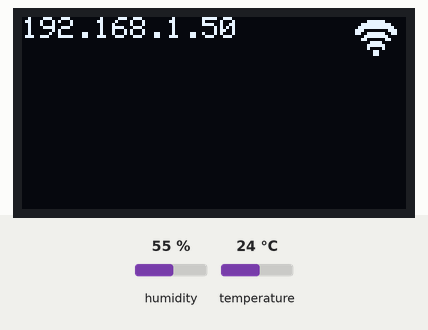
A sketch run on a simulated ESP8266 (NodeMCU). On the bench: 128×64 one-colour display. Inputs (shaded band) come from the test bench; at power-on: humidity 55 %, temperature 24 °C. WiFi joins after 1.5 s; servers stay silent unless stated; the display library's start-up logo is not drawn; what the sketch prints to the serial monitor is not drawn.

Above: at 2.7 s.
2.8 s: humidity set to 22 %
At 13.7 s:
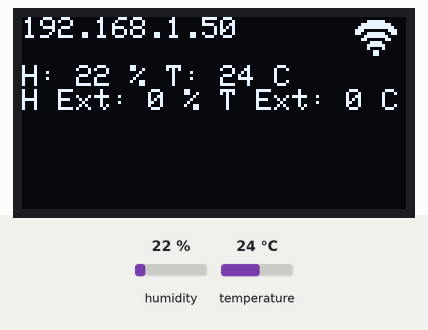
19.3 s: temperature set to 12 °C
At 25.1 s:
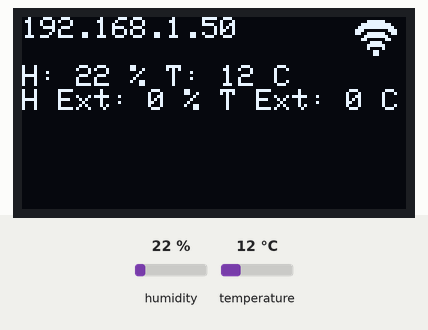
35.8 s: humidity set to 40 %
At 46.6 s:
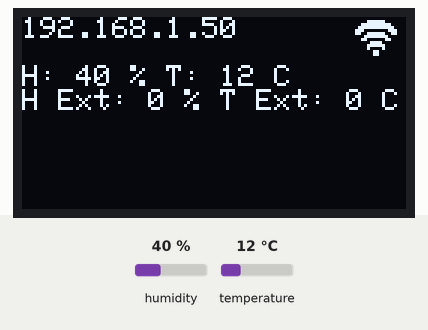
52.3 s: temperature set to 19 °C
Timing chart, 0 to 55.3 s (numbered marks = the images above; inputs shaded):
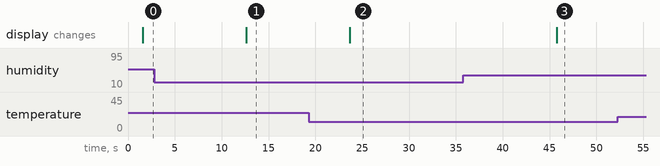

Measured:
- after the input at 2.8 s, the display: changes after 9.8 s (image 1)
- after the input at 19.3 s, the display: changes after 4.4 s (image 2)
- after the input at 35.8 s, the display: changes after 10.0 s (image 3)

The sketch:

StationMeteo_ESP8266_Cayenne.ino
```cpp
#include <ESP8266HTTPClient.h>

#include <ArduinoJson.h>

#define CAYENNE_PRINT Serial
#include <CayenneMQTTESP8266.h>

#include <ESP8266WiFi.h>
#include <ESP8266WiFiMulti.h>
#include <ESP8266HTTPClient.h>
#include <ESP8266WebServer.h>
#include <ESP8266mDNS.h>
#include <SPI.h>
#include <Wire.h>
#include <Adafruit_GFX.h>
#include <Adafruit_SSD1306.h>
#include "DHT.h"
#define OLED_RESET LED_BUILTIN  //

#define DHTPIN 14     // what digital pin we're connected to
#define VIRTUAL_CHANNEL_TEMPER 1
#define VIRTUAL_CHANNEL_HUMID 2
// Uncomment whatever type you're using!
#define DHTTYPE DHT11   // DHT 11
Adafruit_SSD1306 display(OLED_RESET);

#if (SSD1306_LCDHEIGHT != 64)
#error("Height incorrect, please fix Adafruit_SSD1306.h!");
#endif
const char* ssid = "NOURHOUSE";
const char* password = "";

const char cy_username[] = "7aa0e9a0-1bfa-11e8-9f38-9fae3d42ebf0";
const char cy_password[] = "80559e8bb8325d8f08e2fd182685a89339624357";
const char cy_clientID[] = "bb91d230-1bfa-11e8-96c3-51e4789cd606";

String server = "api.openweathermap.org";
String apiKey = "3d07cfe914e2335a8f87ea4135975607";
String location = "TOURS,FR";
String currentWeather = "GET /data/2.5/weather?";

unsigned char wifi1_icon16x16[] =
{
  0b00000000, 0b00000000, //
  0b00000111, 0b11100000, //      ######
  0b00011111, 0b11111000, //    ##########
  0b00111111, 0b11111100, //   ############
  0b01110000, 0b00001110, //  ###        ###
  0b01100111, 0b11100110, //  ##  ######  ##
  0b00001111, 0b11110000, //     ########
  0b00011000, 0b00011000, //    ##      ##
  0b00000011, 0b11000000, //       ####
  0b00000111, 0b11100000, //      ######
  0b00000100, 0b00100000, //      #    #
  0b00000001, 0b10000000, //        ##
  0b00000001, 0b10000000, //        ##
  0b00000000, 0b00000000, //
  0b00000000, 0b00000000, //
  0b00000000, 0b00000000, //
};

//const int led = 13;


// Connect pin 1 (on the left) of the sensor to +5V
// NOTE: If using a board with 3.3V logic like an Arduino Due connect pin 1
// to 3.3V instead of 5V!
// Connect pin 2 of the sensor to whatever your DHTPIN is
// Connect pin 4 (on the right) of the sensor to GROUND
// Connect a 10K resistor from pin 2 (data) to pin 1 (power) of the sensor

// Initialize DHT sensor.
// Note that older versions of this library took an optional third parameter to
// tweak the timings for faster processors.  This parameter is no longer needed
// as the current DHT reading algorithm adjusts itself to work on faster procs.
DHT dht(DHTPIN, DHTTYPE);
WiFiClient client;

void setup(void){
  display.begin(SSD1306_SWITCHCAPVCC, 0x3C);
  display.display();
  display.clearDisplay();
  display.setTextSize(1);
  display.setTextColor(WHITE);
  display.setCursor(0,0);
  Serial.begin(115200);
 // WiFi.mode(WIFI_STA);
  WiFi.begin(ssid, password);
  Serial.println("");
  dht.begin();

  // Wait for connection
  while (WiFi.status() != WL_CONNECTED) {
    delay(500);
    Serial.print(".");
  }
  Serial.println("");
  Serial.print("Connected to ");
  Serial.println(ssid);
  //display.print("Connected to ");
  //display.println(ssid);
  Serial.print("IP address: ");
  Serial.println(WiFi.localIP());
   drawWifiIcon();
  display.println(WiFi.localIP());

  if (MDNS.begin("esp8266")) {
    Serial.println("MDNS responder started");
  }


  Serial.println("HTTP server started");
  display.display();
  Cayenne.begin(cy_username, cy_password, cy_clientID, ssid, password);
  Serial.println("Cayenne Connection established");
}
int i=0;
float h, t, hExt, tExt;
void loop(void){
  Cayenne.loop();
   // Wait a few seconds between measurements.
  delay(10000);
  // Reading temperature or humidity takes about 250 milliseconds!
  // Sensor readings may also be up to 2 seconds 'old' (its a very slow sensor)
  h = dht.readHumidity();
  // Read temperature as Celsius (the default)
  t = dht.readTemperature();
  if(i==0){
    //getWeather();
  }
  i++;
  if(i==1000){
    i=0;
  }
  display.clearDisplay();
  display.setCursor(0,0);
  drawWifiIcon();
  display.println(WiFi.localIP());
  display.println();
  display.print("H: ");
  display.print((int)h);
  display.print(" % ");
  display.print("T: ");
  display.print((int)t);
  display.println(" C");
   display.print("H Ext: ");
  display.print((int)hExt);
  display.print(" % ");
  display.print("T Ext: ");
  display.print((int)tExt);
  display.println(" C");
  display.display();
 Cayenne.celsiusWrite(VIRTUAL_CHANNEL_TEMPER, t);
 Cayenne.luxWrite(VIRTUAL_CHANNEL_HUMID, h);

}

void drawWifiIcon(){
   display.drawBitmap(110, 0, wifi1_icon16x16, 16, 16, 1);
}
String result;

void getWeather() {

  Serial.println("\nStarting connection to server...");

    if (client.connect(server, 80))
    {                                         //starts client connection, checks for connection
        client.println("GET /data/2.5/weather?q="+location+"&units=metric&APPID="+apiKey);
        client.println("Host: "+server);
        client.println("User-Agent: ArduinoWiFi/1.1");
        client.println("Connection: close");
        client.println();
    }
  else {
         Serial.println("connection failed");        //error message if no client connect
          Serial.println();
       }

  while(client.connected() && !client.available())
  delay(1);                                          //waits for data
  while (client.connected() || client.available())
       {                                             //connected or data available
         char c = client.read();                     //gets byte from ethernet buffer
         result = result+c;
       }

client.stop();                                      //stop client
result.replace('[', ' ');
result.replace(']', ' ');
Serial.println(result);
char jsonArray [result.length()+1];
result.toCharArray(jsonArray,sizeof(jsonArray));
jsonArray[result.length() + 1] = '\0';
StaticJsonBuffer<1024> json_buf;
JsonObject &root = json_buf.parseObject(jsonArray);

if (!root.success())
  {
    Serial.println("parseObject() failed");
  }

String location = root["name"];
String country = root["sys"]["country"];
float temperature = root["main"]["temp"];
float humidity = root["main"]["humidity"];
String weather = root["weather"]["main"];
String description = root["weather"]["description"];
float pressure = root["main"]["pressure"];
tExt=temperature;
hExt=humidity;
}
```
